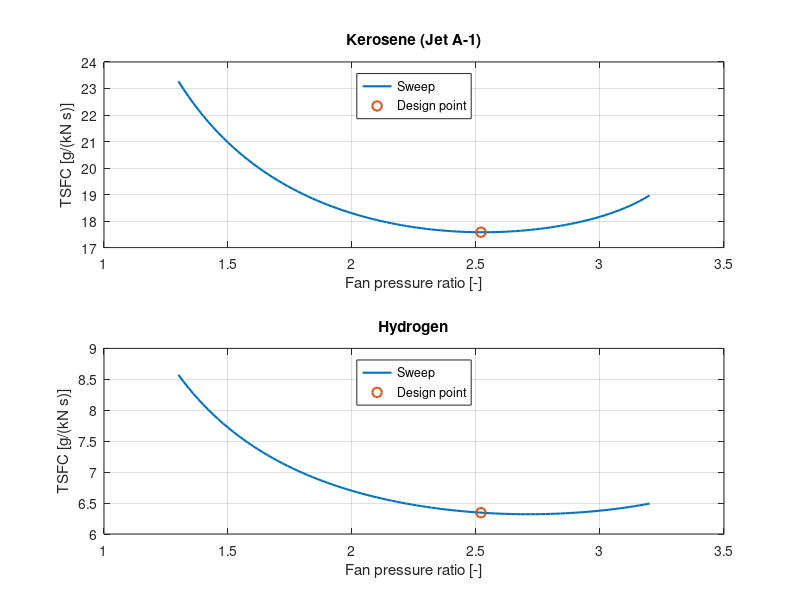

Reproduce this figure in MATLAB.
% ME424 Hydrogen turbofan project: cruise design-point cycle model
% Station numbering (ME424 Part 4 slides): 1 flight, 2 fan face, f fan exit, 3 core compressor exit, 4 combustor exit, 5 turbine exit, 6 core nozzle exit, b bypass nozzle exit. Leading 0 = total property. In section 1, T0, p0, V0 are the ambient static values.

clear;
clc;

% 1. INPUTS

% 1.1 Flight condition (design point)
h_ft = 35000; % altitude [ft]
h = h_ft * 0.3048; % altitude [m]
M0 = 0.8; % flight Mach number [-]

% 1.2 Standard atmosphere (troposphere, h < 11 km)
T_SL = 288.15; % sea-level temperature [K]
p_SL = 101325; % sea-level pressure [Pa]
L = 0.0065; % ISA lapse rate [K/m]
g = 9.80665; % gravitational acceleration [m/s^2]
M_air_mol = 0.0289644; % molar mass of dry air [kg/mol]
R_u  = 8.314462618; % universal gas constant [J/(mol K)]

T0 = T_SL - L*h; % ambient temperature [K]
p0 = p_SL * (T0/T_SL)^(g*M_air_mol/(R_u*L)); % ambient pressure [Pa]

% 1.3 Air properties (cold section)
gamma_a = 1.4; % ratio of specific heats, air [-]
R_a = 287; % specific gas constant, air [J/(kg K)]
cp_a = gamma_a*R_a/(gamma_a - 1); % = 1004.5 J/(kg K)

a0 = sqrt(gamma_a*R_a*T0); % speed of sound [m/s]
V0 = M0*a0; % flight speed [m/s]

% 1.4 Baseline engine: CFM56-7B27
B = 5.1; % bypass ratio [-]
OPR = 32.7; % overall pressure ratio at max climb [-]
D_fan_base = 61*0.0254; % baseline fan diameter [m] (1.549 m)
F_climb_inst = 5960*4.44822; % max climb thrust per engine
n_eng = 2; % engines per aircraft [-]

% Source: project brief defaults
T04 = 1600 + 273.15; % turbine inlet temperature [K]
eta_p = 0.85; % polytropic (small-stage) efficiency, applied to fan, compressor and turbines [-]

% Fan pressure ratio: NOT published. Swept to find the best TSFC.
% This is a search range, not a claimed value. Must contain the optimum (about 2.5).
FPR_range = 1.3:0.02:3.2; % [-]

% 1.5 Component losses: PLACEHOLDERS
pi_intake = 1.00; % intake stagnation pressure recovery [-]
pi_comb = 1.00; % combustor pressure ratio p04/p03 [-]
eta_comb = 1.00; % combustion efficiency [-] (brief: complete combustion can be assumed, so 1.00 is OK)
eta_mech = 1.00; % mechanical (shaft) efficiency [-]
eta_noz = 1.00; % nozzle efficiency [-]

% 1.6 Combustion data
% Air modelled as O2 + 3.76 N2
N2_O2 = 3.76; % mol N2 per mol O2 in air [-]

% Molar masses [kg/mol]
MW.O2 = 0.031999;
MW.N2 = 0.028013;
MW.H2O = 0.018015;
MW.CO2 = 0.044010;
MW.H2 = 0.002016;
MW.C = 0.012011;
MW.H = 0.001008;

% Standard enthalpies of formation at 298.15 K [J/mol]
hf.O2 = 0;
hf.N2 = 0;
hf.H2 = 0;
hf.H2O = -241.8e3; % vapour
hf.CO2 = -393.5e3;

% 1.7 Fuels
% Kerosene (Jet A-1), C12H23
ker.name = 'Kerosene (Jet A-1)';
ker.a = 12; % carbon atoms
ker.b = 23; % hydrogen atoms
ker.MW = ker.a*MW.C + ker.b*MW.H; % [kg/mol]
ker.LHV = 42.8e6; % [J/kg], ASTM D1655 / DEF STAN 91-091 minimum
ker.rho = 20897/26.024; % [kg/m^3], from Boeing usable fuel mass/volume
ker.hf = ker.LHV*ker.MW + ker.a*hf.CO2 + (ker.b/2)*hf.H2O; % [J/mol]

% Hydrogen, H2
h2.name = 'Hydrogen';
h2.a = 0;
h2.b = 2;
h2.MW = MW.H2;
h2.LHV = 120e6; % [J/kg]
h2.hf = hf.H2; % [J/mol] (element, = 0)
h2.rho_liq = NaN; % [kg/m^3] <-- FILL IN
h2.h_fg = NaN; % [J/kg] <-- FILL IN (h_vap - h_liq)

% 1.8 Baseline aircraft: Boeing 737-800, heaviest variant
ac.MTOW = 79015; % max design takeoff weight [kg]
ac.MLW = 66360; % max design landing weight [kg]
ac.MZFW = 62731; % max design zero fuel weight [kg]
ac.OEW = 41412; % operating empty weight [kg]
ac.payload_max = 21318; % max structural payload [kg]
ac.seats  = 184; % all-economy [-]
ac.fuel_mass = 20897; % usable fuel [kg]
ac.fuel_vol  = 26.024; % usable fuel [m^3]
ac.fuselage_length = (129 + 6/12)*0.3048; % overall length [m]

% Hydrogen design constraint (project brief): fuel energy = 80% of kerosene
energy_fraction = 0.80; % given in brief
E_fuel_ker = ac.fuel_mass*ker.LHV; % [J]
m_H2_req = energy_fraction*E_fuel_ker/h2.LHV; % required H2 mass [kg]

% Print key inputs
fprintf('Design point: %.0f ft (%.0f m), M = %.2f, ISA\n', h_ft, h, M0);
fprintf('T0 = %.2f K, p0 = %.0f Pa, V0 = %.1f m/s\n', T0, p0, V0);
fprintf('Kerosene: MW = %.4f kg/mol, hf = %.1f kJ/mol, rho = %.0f kg/m^3\n', ker.MW, ker.hf/1e3, ker.rho);
fprintf('Required H2 mass for 80%% energy: %.0f kg\n', m_H2_req);

% 2. CYCLE CALCULATION
% Per 1 kg/s of core air, for each fuel and each fan pressure ratio.

% Ambient static values in lecture notation (station 1)
T1 = T0; % [K]
p1 = p0; % [Pa]
V1 = V0; % [m/s]
M1 = M0; % [-]

% 2.1 Combustion property data (ME424 Part 5 slides)
Tref = 298.15; % reference state, 25 C [K] (slide 13)
% Constant specific heats [J/(kg K)] (slides 20 and 23)
% NB slide 20 writes the N2 term as 14.55*dT; 28 x 1.039 = 29.1, as on slide 23
cps.CO2 = 846;
cps.H2O = 1872.3;
cps.N2 = 1039;
cps.O2 = 918;

% 2.2 Flight condition and intake (Part 4 slide 13, ideal intake as in slide 19)
T01 = T1*(1 + (gamma_a-1)/2*M1^2); % total temperature [K]
p01 = p1*(1 + (gamma_a-1)/2*M1^2)^(gamma_a/(gamma_a-1)); % total pressure [Pa]
T02 = T01; % [K]
p02 = pi_intake*p01; % [Pa]

nc = (gamma_a-1)/(gamma_a*eta_p); % polytropic compression exponent [-] (slide 16)
crit_a = ((gamma_a+1)/2)^(gamma_a/(gamma_a-1)); % critical pressure ratio, air nozzle [-]

fuels = {ker, h2};
nF = numel(FPR_range);

for k = 1:2
  fu = fuels{k};
  st = fu.a + fu.b/4; % stoichiometric O2 [mol per mol fuel]

  for j = 1:nF
    FPR = FPR_range(j);

    % 2.3 Fan (2 -> f), polytropic (slide 16)
    p0f = FPR*p02; % [Pa]
    T0f = T02*FPR^nc; % [K]

    % 2.4 Core compressor (f -> 3)
    p03 = OPR*p02; % [Pa]
    T03 = T0f*(p03/p0f)^nc; % [K]

    % 2.5 Combustor (3 -> 4), Part 5 slides 19-23
    % CaHb + lam*st*(O2 + 3.76 N2) -> a CO2 + (b/2) H2O + (lam-1)*st O2 + 3.76*lam*st N2
    % H_reactants = H_products: fuel at 25 C, air at T03, products at T04
    dT3 = T03 - Tref; % [K]
    dT4 = T04 - Tref; % [K]
    A = st*(MW.O2*cps.O2 + N2_O2*MW.N2*cps.N2); % air molar heat capacity per unit lam [J/(mol K)]
    P = fu.a*(hf.CO2 + MW.CO2*cps.CO2*dT4) + (fu.b/2)*(hf.H2O + MW.H2O*cps.H2O*dT4); % CO2 + H2O enthalpy [J/mol fuel]
    lam = (fu.hf - P + st*MW.O2*cps.O2*dT4)/(A*(dT4 - dT3)); % air-fuel equivalence ratio [-]

    % Products [mol per mol fuel]
    n_CO2 = fu.a;
    n_H2O = fu.b/2;
    n_O2 = (lam - 1)*st;
    n_N2 = N2_O2*lam*st;

    m_air = lam*st*(MW.O2 + N2_O2*MW.N2); % air [kg per mol fuel]
    f = fu.MW/m_air; % fuel-air ratio [-]

    % Mass-weighted product properties (brief)
    m_CO2 = n_CO2*MW.CO2; % [kg per mol fuel]
    m_H2O = n_H2O*MW.H2O;
    m_O2 = n_O2*MW.O2;
    m_N2 = n_N2*MW.N2;
    m_tot = m_CO2 + m_H2O + m_O2 + m_N2;
    cp_g = (m_CO2*cps.CO2 + m_H2O*cps.H2O + m_O2*cps.O2 + m_N2*cps.N2)/m_tot; % [J/(kg K)]
    MW_g = m_tot/(n_CO2 + n_H2O + n_O2 + n_N2); % [kg/mol]
    R_g = R_u/MW_g; % [J/(kg K)]
    gam_g = cp_g/(cp_g - R_g); % [-]

    p04 = pi_comb*p03; % [Pa]

    % 2.6 Turbine (4 -> 5): turbine work = fan + compressor work (slide 17)
    w_c = (1 + B)*cp_a*(T0f - T02) + cp_a*(T03 - T0f); % [J per kg core air]
    T05 = T04 - w_c/(eta_mech*(1 + f)*cp_g); % [K]
    p05 = p04*(T05/T04)^(gam_g/(eta_p*(gam_g - 1))); % [Pa] (slide 16, turbine)

    % 2.7 Core nozzle (5 -> 6), convergent, choking check (slide 17)
    crit_g = ((gam_g + 1)/2)^(gam_g/(gam_g - 1)); % critical pressure ratio [-]
    if p05/p1 > crit_g % choked, M6 = 1
      T6 = 2*T05/(gam_g + 1); % [K]
      p6 = p05/crit_g; % [Pa]
      V6 = sqrt(gam_g*R_g*T6); % [m/s]
      choke6 = 1;
    else % fully expanded, p6 = p1
      p6 = p1;
      T6 = T05*(p1/p05)^((gam_g - 1)/gam_g);
      V6 = sqrt(2*cp_g*(T05 - T6));
      choke6 = 0;
    end
    rho6 = p6/(R_g*T6); % [kg/m^3]

    % 2.8 Bypass nozzle (f -> b), air
    if p0f/p1 > crit_a % choked, Mb = 1
      Tb = 2*T0f/(gamma_a + 1); % [K]
      pb = p0f/crit_a; % [Pa]
      Vb = sqrt(gamma_a*R_a*Tb); % [m/s]
      chokeb = 1;
    else % fully expanded, pb = p1
      pb = p1;
      Tb = T0f*(p1/p0f)^((gamma_a - 1)/gamma_a);
      Vb = sqrt(2*cp_a*(T0f - Tb));
      chokeb = 0;
    end
    rhob = pb/(R_a*Tb); % [kg/m^3]

    % 2.9 Thrust (slide 18) and TSFC, per kg/s core air
    % F = m(u_exit - u1) + (p_exit - p1)*A_exit, with A_exit = m/(rho*V)
    F_core = (1 + f)*(V6 + (p6 - p1)/(rho6*V6)) - V1; % [N]
    F_byp = B*(Vb - V1 + (pb - p1)/(rhob*Vb)); % [N]
    F_sp = F_core + F_byp; % specific thrust [N per kg/s core air]

    % Store results: row k = fuel, column j = fan pressure ratio
    S.T0f(k,j) = T0f;
    S.p0f(k,j) = p0f;
    S.T03(k,j) = T03;
    S.p03(k,j) = p03;
    S.lam(k,j) = lam;
    S.f(k,j) = f;
    S.y(k,j,:) = [m_CO2 m_H2O m_O2 m_N2]/m_tot; % mass fractions CO2, H2O, O2, N2
    S.cp_g(k,j) = cp_g;
    S.R_g(k,j) = R_g;
    S.gam_g(k,j) = gam_g;
    S.w_c(k,j) = w_c;
    S.T05(k,j) = T05;
    S.p05(k,j) = p05;
    S.T6(k,j) = T6;
    S.p6(k,j) = p6;
    S.V6(k,j) = V6;
    S.choke6(k,j) = choke6;
    S.Tb(k,j) = Tb;
    S.pb(k,j) = pb;
    S.Vb(k,j) = Vb;
    S.chokeb(k,j) = chokeb;
    S.F_core(k,j) = F_core;
    S.F_byp(k,j) = F_byp;
    S.F_sp(k,j) = F_sp;
    S.TSFC(k,j) = f/F_sp; % [kg/(N s)]
    S.ESFC(k,j) = f/F_sp*fu.LHV; % energy per unit thrust [W/N]
  end
end

% 2.10 Design point: kerosene TSFC optimum. Same FPR used for hydrogen (brief: same pressure ratios)
[~, iopt] = min(S.TSFC(1,:));
FPR_design = FPR_range(iopt); % [-]
[~, iopt_h2] = min(S.TSFC(2,:));
if iopt == 1 || iopt == nF
  warning('Kerosene TSFC optimum is at the end of FPR_range: widen the range.');
end

% Print design-point results
j = iopt;
fprintf('\nDesign point FPR = %.2f (hydrogen optimum would be %.2f)\n', FPR_design, FPR_range(iopt_h2));
fprintf('Station 1,2: T0 = %.1f K, p0 = %.2f kPa\n', T01, p01/1e3);
fprintf('Station f: T0 = %.1f K, p0 = %.2f kPa\n', S.T0f(1,j), S.p0f(1,j)/1e3);
fprintf('Station 3: T0 = %.1f K, p0 = %.2f kPa\n', S.T03(1,j), S.p03(1,j)/1e3);
fprintf('Station 4: T0 = %.1f K, p0 = %.2f kPa\n', T04, pi_comb*S.p03(1,j)/1e3);
for k = 1:2
  fprintf('\n%s\n', fuels{k}.name);
  fprintf('lambda = %.3f, f = %.5f\n', S.lam(k,j), S.f(k,j));
  fprintf('Mass fractions: CO2 %.4f, H2O %.4f, O2 %.4f, N2 %.4f\n', S.y(k,j,1), S.y(k,j,2), S.y(k,j,3), S.y(k,j,4));
  fprintf('cp_g = %.1f J/(kg K), R_g = %.1f J/(kg K), gamma_g = %.4f\n', S.cp_g(k,j), S.R_g(k,j), S.gam_g(k,j));
  fprintf('Fan + compressor work = %.0f J/kg core air\n', S.w_c(k,j));
  fprintf('Station 5: T0 = %.1f K, p0 = %.2f kPa\n', S.T05(k,j), S.p05(k,j)/1e3);
  fprintf('Core nozzle: choked = %d, T6 = %.1f K, p6 = %.2f kPa, V6 = %.1f m/s\n', S.choke6(k,j), S.T6(k,j), S.p6(k,j)/1e3, S.V6(k,j));
  fprintf('Bypass nozzle: choked = %d, Tb = %.1f K, pb = %.2f kPa, Vb = %.1f m/s\n', S.chokeb(k,j), S.Tb(k,j), S.pb(k,j)/1e3, S.Vb(k,j));
  fprintf('Specific thrust: core %.1f + bypass %.1f = %.1f N per kg/s core air\n', S.F_core(k,j), S.F_byp(k,j), S.F_sp(k,j));
  fprintf('TSFC = %.2f g/(kN s) = %.3f lb/(lbf h), ESFC = %.1f W/N\n', S.TSFC(k,j)*1e6, S.TSFC(k,j)*3600*g, S.ESFC(k,j));
end

% 2.11 Plot: TSFC against fan pressure ratio
figure('Name', 'Fan pressure ratio sweep');
for k = 1:2
  subplot(2,1,k);
  plot(FPR_range, S.TSFC(k,:)*1e6, 'LineWidth', 1.5);
  hold on;
  plot(FPR_design, S.TSFC(k,iopt)*1e6, 'o', 'MarkerSize', 7, 'LineWidth', 1.5);
  grid on;
  xlabel('Fan pressure ratio [-]');
  ylabel('TSFC [g/(kN s)]');
  title(fuels{k}.name);
  legend('Sweep', 'Design point', 'Location', 'north');
end
